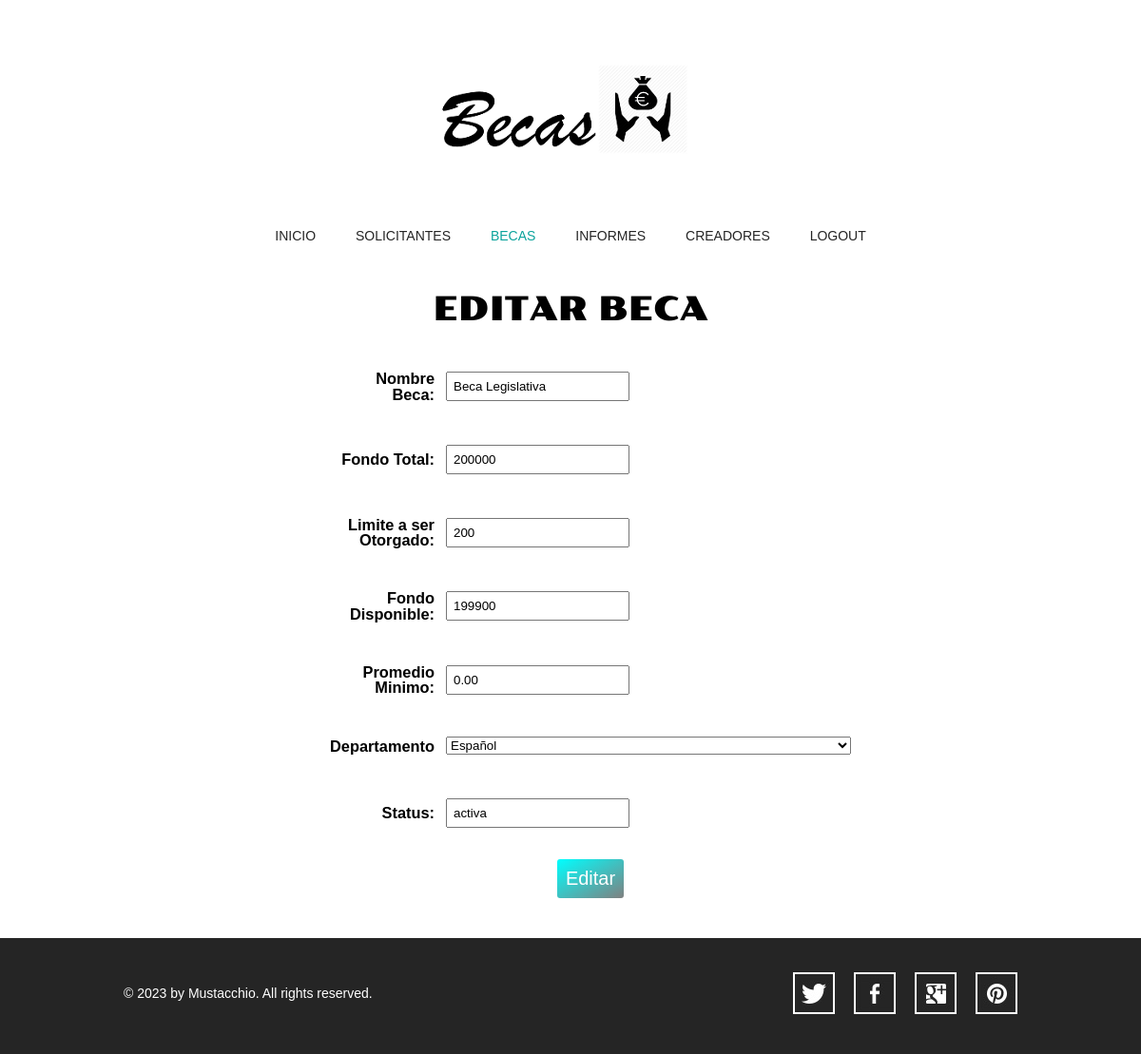
The app's page /admin/editar_beca.php?beca_id=2 with its own data.
### tables this page shows
CREATE TABLE `becas` (
  `beca_id` int(2) unsigned NOT NULL AUTO_INCREMENT,
  `nombre_beca` varchar(60) NOT NULL,
  `fondo_beca` int(5) unsigned NOT NULL,
  `tope_beca` int(3) unsigned NOT NULL,
  `balance_beca` int(5) unsigned NOT NULL,
  `promedio_min` float(3,2) unsigned NOT NULL,
  `status` varchar(10) NOT NULL,
  PRIMARY KEY (`beca_id`)
);

### admin/editar_beca.php (the view, shortened to what this page needs)
<!doctype html>
<?php
include('../conectiondb.php');
?>
<html>
    <head>
        <link rel="stylesheet" type="text/css" href="../css/style.css">
        <link rel="stylesheet" type="text/css" href="../css/mobile.css" media="screen and (max-width : 568px)">
    </head>
    <body>
        <div id="header">
            <a href="index.html" class="logo">
                <img src="../images/Logo_icon.PNG" alt="">
            </a>
            <ul id="navigation">
                <li>
                    <a href="index.php">Inicio</a>
                </li>
                <li>
                    <a href="solicitantes.php">Solicitantes</a>
                </li>
                <li class="selected">
                    <a href="becas.php">Becas</a>
                </li>
                <li>
                    <a href="informes.php">Informes</a>
                </li>
                <li>
                    <a href="creadores.php">Creadores</a>
                </li>
                <li>
                    <a href="../logout.php">Logout</a>
                </li>
            </ul>
        </div>
        <div id="body">
            <?php
            if(isset($_GET['beca_id']) && is_numeric($_GET['beca_id']))
            {
                $query = "SELECT *
                          FROM (becas_departamento JOIN depto USING (depto_id)) RIGHT OUTER JOIN becas USING (beca_id)
                          WHERE beca_id = {$_GET['beca_id']}";
                if ($r = mysqli_query($dbc, $query))
                {
                    $row = mysqli_fetch_array($r);
                    print '<div><center><h1 style="color:black">Editar Beca</h1>
                   <form action="editar_beca.php" method="post">
                   <table id="table2" width="349" border="0">
                   <tr>
                        <td align="right"><h3 for="nombre_beca">Nombre Beca: </h3></td>
                        <td align="left">
                        <h3><input style="padding:6px" type="text" name="nombre_beca" id="nombre_beca"  value="'.$row['nombre_beca'].'"/></h3>
                        </td>
                    </tr>
                    <tr>
                        <td align="right"><h3 for="fondo_beca">Fondo Total: </h3></td>
                        <td align="left">
                        <h3><input style="padding:6px" type="text" name="fondo_beca" id="fondo_beca" value="'.$row['fondo_beca'].'"/></h3>
                        </td>
                    </tr>
                    <tr>
                        <td align="right"><h3 for="tope_beca">Limite a ser Otorgado: </h3></td>
                        <td align="left">
                        <h3><input style="padding:6px" type="text" name="tope_beca" id="tope_beca" value="'.$row['tope_beca'].'"/></h3>
                        </td>
                    </tr>
                     <tr>
                        <td align="right"><h3 for="balance_beca">Fondo Disponible: </h3></td>
                        <td align="left">
                        <h3><input style="padding:6px" type="text" name="balance_beca" id="balance_beca" value="'.$row['balance_beca'].'"/></h3>
                        </td>
                    </tr>
                     <tr>
                        <td align="right"><h3 for="promedio_min">Promedio Minimo: </h3></td>
                        <td align="left">
                        <h3><input style="padding:6px" type="text" name="promedio_min" id="promedio_min" value="'.$row['promedio_min'].'"/></h3>
                        </td>
                    </tr>
                    <tr>
                        <td align="right"><h3>Departamento</h3></td>
                        <td align="left">
                        <select name="depto_id" id="nombre_depto" required>
                      '; ?>
            <?php
                    $query2 = "SELECT d.depto_id, d.nombre_depto
                               FROM depto d";
                    if($r2 = mysqli_query($dbc, $query2))
                    {
                        while($row2=mysqli_fetch_array($r2))
                        {
                            print "<option value='$row2[depto_id]'";
                            if ($row['depto_id']==$row2['depto_id']) echo "selected";
                            print ">$row2[nombre_depto]</option>";
                        }
                    }
            ?>
            <?php
                    print '
                  </select>
                   </td>
                    </tr>
                    <tr>
                     <tr>
                      <td align="right"><h3 for="status">Status: </h3></td>
                      <td align="left">
                      <h3><input style="padding:6px" type="text" name="status" id="status" value="'.$row['status'].'"/></h3>
                      </td>
                    </tr>
                    <tr>
                    <td colspan="2" align="center">
                      <input class="b1" type="submit" name="Editar" id="Editar" value="Editar" />
                      <input type="hidden" name="beca_id" value="'.$_GET['beca_id'].'" />
                    </td>
                    </tr>
                </table>
                </form>
                </center>
               </div>';
                }
                else
                    print '<h3 style="color:red;">No se puede mostrar la información del usuario ya que ocurrió el error:<br />' . mysqli_error($dbc) . '</h3>';
            }
            ?>
        </div>
        <div id="footer">
            <div>
                <p>&copy; 2023 by Mustacchio. All rights reserved.</p>
                <ul>
                    <li>
                        <a href="http://freewebsitetemplates.com/go/twitter/" id="twitter">twitter</a>
                    </li>
                    <li>
                        <a href="http://freewebsitetemplates.com/go/facebook/" id="facebook">facebook</a>
                    </li>
                    <li>
                        <a href="http://freewebsitetemplates.com/go/googleplus/" id="googleplus">googleplus</a>
                    </li>
                    <li>
                        <a href="http://pinterest.com/fwtemplates/" id="pinterest">pinterest</a>
                    </li>
                </ul>
            </div>
        </div>
    </body>
</html>

### css/style.css (style rules this page uses)
body { background: #fff; font-family: Arial, Helvetica, sans-serif; font-size: 14px; font-weight: normal; line-height: 1; margin: 0; min-width: 960px; padding: 0; }
p { color: #252525; line-height: 24px; margin: 0; padding: 0; }
#header { margin: 0 auto; padding: 44px 0 50px; text-align: center; width: 960px; }
#header a.logo { display: block; margin: 0 auto; padding: 0; width: 340px; }
#header a.logo img { border: 0; display:flex; margin: 0; padding: 0; }
#header ul { margin: 0; padding: 56px 0 0; }
#header ul li { display: inline; list-style: none; margin: 0; padding: 0 19px; }
#header ul li a { color: #252525; display: inline-block; font-family: "Arial Black", Gadget, sans-serif; font-size: 14px; font-weight: normal; margin: 0; padding: 0 0 3px; text-decoration: none; text-transform: uppercase; }
#header ul li a:hover, #header ul li.selected a { color: #0ba39c; }
#body { margin: 0; padding: 0 0 30px; text-align: center; }
#body h1 { color: #fff; display: inline; font-family: poller_oneregular; font-size: 35px; font-weight: normal; margin: 0; padding: 0; text-transform: uppercase; }
#body > div { margin: 0 auto; padding: 0; width: 960px; }
#body form { margin: 0 auto; padding: 24px 0 0; width: 520px; }
#footer { background: #252525; margin: 0; padding: 36px 0 42px; }
#footer div { margin: 0 auto; overflow: hidden; padding: 0; width: 960px; }
#footer div p { color: #fff; float: left; line-height: 44px; margin: 0 0 0 10px; padding: 0; }
#footer div ul { display: block; float: right; margin: 0; overflow: hidden; padding: 0; width: 256px; }
#footer div ul li { display: block; float: left; list-style: none; margin: 0 10px; padding: 0; width: 44px; }
#footer div ul li a { background: url(../images/icons.jpg) no-repeat 0 0; display: block; height: 44px; margin: 0; padding: 0; text-indent: -99999px; width: 44px; }
#footer div ul li #twitter { background-position: 0 0; }
#footer div ul li #facebook { background-position: 0 -44px; }
#footer div ul li #googleplus { background-position: 0 -88px; }
#footer div ul li #pinterest { background-position: 0 -132px; }
.b1 { color:white; background-color:blue; font-size: 20px; background-image: linear-gradient(to bottom right, aqua, gray); padding: 9px; border: none; border-radius: 3px; }
table td { padding:5px; }
table h3 { color:white; }

### css/mobile.css (style rules this page uses)
body { min-width: 0; }
#header { padding: 20px 0; position: relative; width: 100%; }
#header a.logo { width: 80%; }
#header a.logo img { width: 100%; }
#header ul { border: 1px solid #fff; display: none; left: 50%; margin-left: -45%; padding: 0; position: absolute; width: 90%; z-index: 1001; }
#header ul li { border-top: 1px solid #fff; display: block; margin: 0; padding: 0; position: relative; }
#header > ul > li:first-child { border: 0; }
#header ul li a { background: rgba(11, 163, 156, 0.9); color: #fff; display: block; font-family: Arial, Helvetica, sans-serif; font-size: 16px; font-weight: normal; height: 49px; line-height: 49px; padding: 0 15px; text-align: left; }
#header ul li a:hover, #header ul li.selected a { background: rgba(0, 0, 0, 0.9); color: #fff; }
#body { width: 100%; }
#body h1 { display: block; font-size: 20px; margin: 0 auto; width: 90%; }
#body > div { padding: 0 5%; width: 90%; }
#body form { width: 100%; }
#body form input, #body form textarea { margin: 0 0 20px; padding: 10px; width: 84%; }
#footer { padding: 10px 0 25px; }
#footer div { overflow: visible; width: 100%; }
#footer div p { float: none; margin: 0; text-align: center; }
#footer div ul { float: none; margin: 0 auto; width: 256px; }

### admin/editar_beca.php (style rules this page uses)
td { width: 300px; height: 50px; }
table h3 { color:black; }

### records on screen
becas: nombre_beca "Beca Legislativa", fondo_beca "200000", tope_beca "200", balance_beca "199900", promedio_min "0.00", status "activa"

### other values on screen
form field depto_id "Español"
